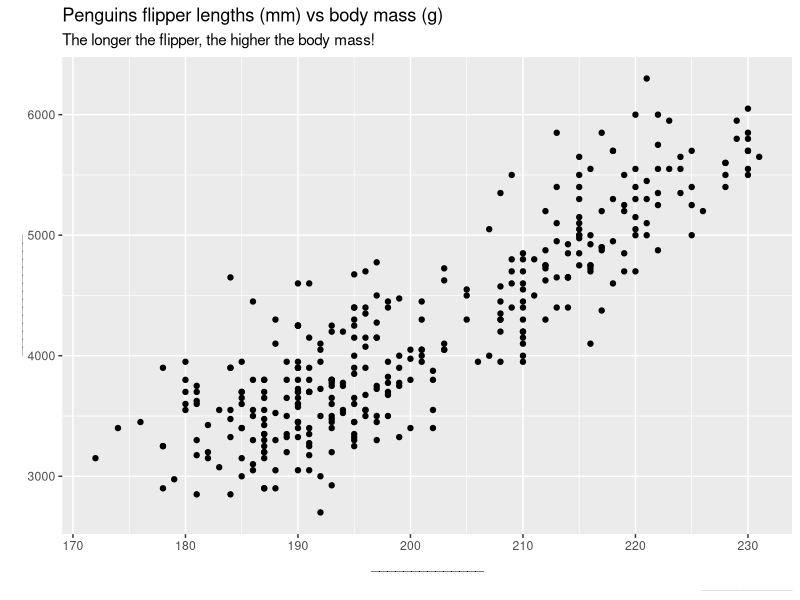
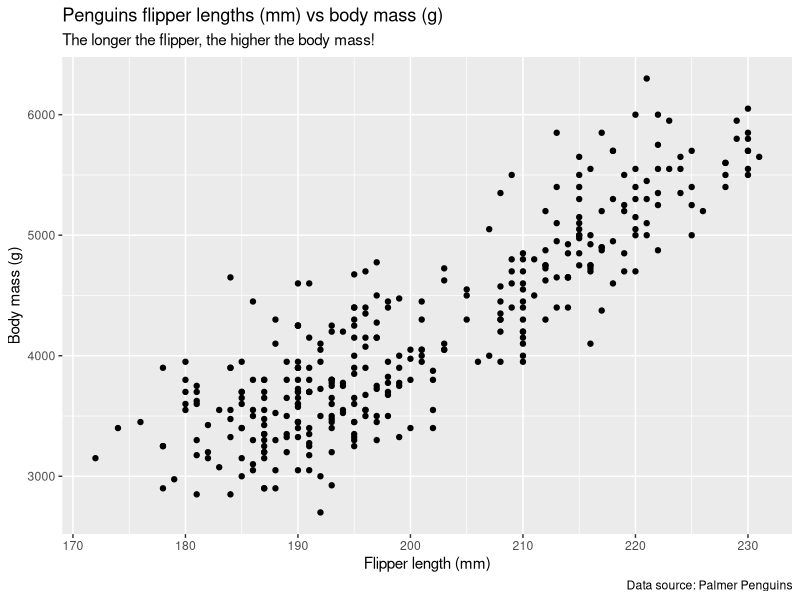
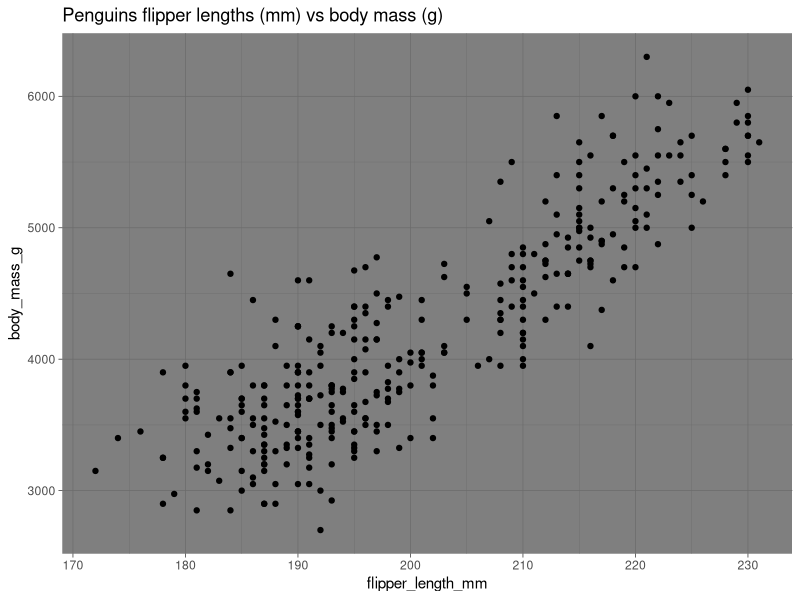
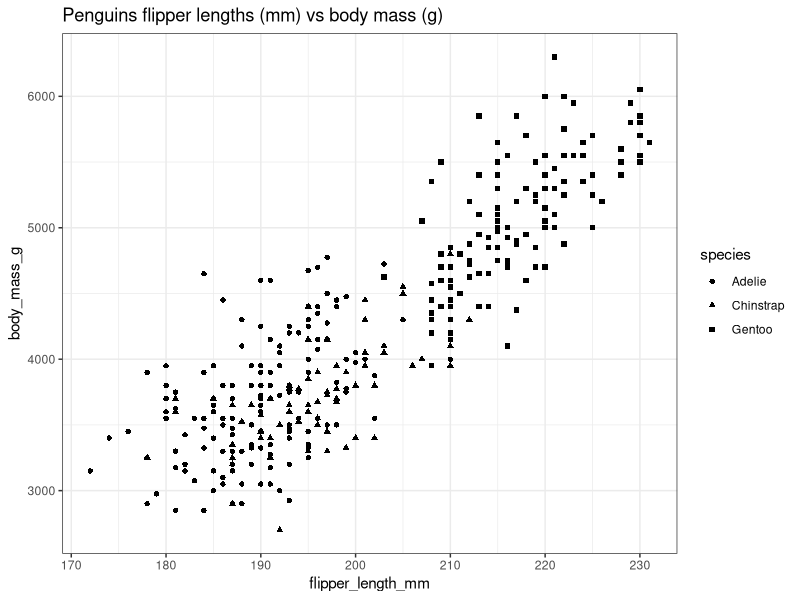

Write R code to recreate these figures, in order.
## ---- chunk 1
#| message: false
library(dplyr)
library(ggplot2)
library(palmerpenguins)
## ---- chunk 2
#| warning: false
ggplot(data = penguins, 
       aes(x = flipper_length_mm,
               y = body_mass_g)) + 
  geom_point() + 
  labs(title = "Penguins flipper lengths (mm) vs body mass (g)",
       subtitle = "The longer the flipper, the higher the body mass!",
       caption = "_____________", 
       x = "______________", 
       y = "_______________")
## ---- chunk 3
#| warning: false
ggplot(data = penguins, 
       aes(x = flipper_length_mm,
               y = body_mass_g)) + 
  geom_point() + 
  labs(title = "Penguins flipper lengths (mm) vs body mass (g)",
       subtitle = "The longer the flipper, the higher the body mass!",
       caption = "Data source: Palmer Penguins", 
       x = "Flipper length (mm)", 
       y = "Body mass (g)")
## ---- chunk 4
#| warning: false
ggplot(data = penguins, 
       aes(x = flipper_length_mm,
               y = body_mass_g)) + 
  geom_point() + 
  labs(title = "Penguins flipper lengths (mm) vs body mass (g)") +
  theme_dark()
## ---- chunk 5
#| warning: false
#| exercise: ex_shape
ggplot(data = penguins, 
       aes(x = flipper_length_mm,
           y = body_mass_g,
           shape = species)) + 
  geom_point() + 
  labs(title = "Penguins flipper lengths (mm) vs body mass (g)") +
  theme_bw() 
